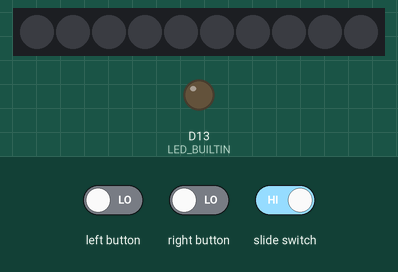
Recording of a sketch running on a simulated Adafruit Circuit Playground Express. On the bench: 10 RGB LEDs in strip order, left to right, output pins drawn as LEDs (lit = HIGH). Inputs (shaded band) come from the test bench. What the sketch prints to the serial monitor is not drawn.

Above: at 4.4 s.
4.5 s: left button driven HIGH and right button driven HIGH
At 5.7 s:
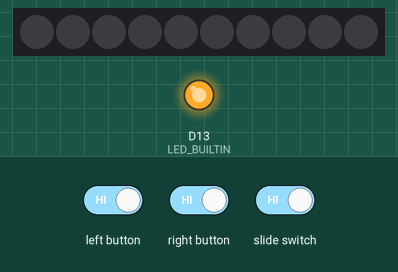
6.0 s: left button set LOW
At 7.0 s:
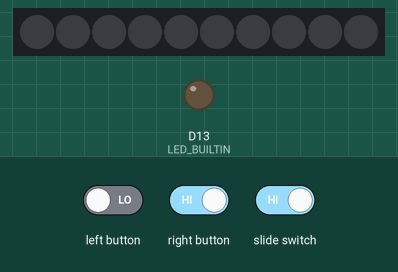
9.0 s: left button set HIGH
At 9.3 s:
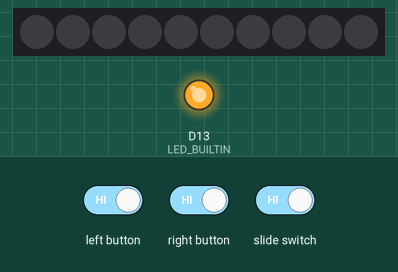
10.5 s: right button set LOW
At 11.6 s:
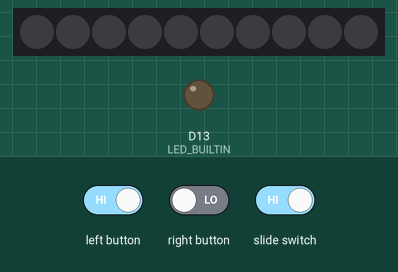
Timing chart, 0 to 13.0 s (numbered marks = the images above; inputs shaded):
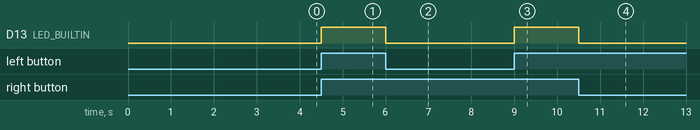

Measured:
- after the input at 4.5 s, D13 (LED_BUILTIN): LOW → HIGH at once
- after the input at 6.0 s, D13 (LED_BUILTIN): HIGH → LOW at once
- after the input at 9.0 s, D13 (LED_BUILTIN): LOW → HIGH at once
- after the input at 10.5 s, D13 (LED_BUILTIN): HIGH → LOW at once

The sketch:

Puzzle.03_Solution.ino
```cpp
#include <Adafruit_CircuitPlayground.h>

bool slideSwitch;
bool leftButtonPressed;
bool rightButtonPressed;

void setup() {
  Serial.begin(9600);
  CircuitPlayground.begin();
  // initialize digital pin LED_BUILTIN as an output.
  pinMode(LED_BUILTIN, OUTPUT);
}

void loop() {
  slideSwitch = CircuitPlayground.slideSwitch();
  leftButtonPressed = CircuitPlayground.leftButton();
  rightButtonPressed = CircuitPlayground.rightButton();

  Serial.print("Left Button: ");
  if (leftButtonPressed) {
    Serial.print("DOWN");
  } else {
    Serial.print("  UP");
  }
  Serial.print("   Right Button: ");
  if (rightButtonPressed) {
    Serial.print("DOWN");
  } else {
    Serial.print("  UP");
  }
  Serial.print("Slide Switch: ");
  if (slideSwitch) {
    Serial.print("+");
  } else {
    Serial.print("-");
  }
  Serial.println();

  if(slideSwitch)
  {
    if (leftButtonPressed && rightButtonPressed)
    {
      digitalWrite(LED_BUILTIN, HIGH);
    }
    else
    {
      digitalWrite(LED_BUILTIN, LOW);
    }
  }
  else
  {
    if (leftButtonPressed || rightButtonPressed)
    {
      digitalWrite(LED_BUILTIN, HIGH);
    }
    else
    {
      digitalWrite(LED_BUILTIN, LOW);
    }
  }
  // delay(1000);
}
```
